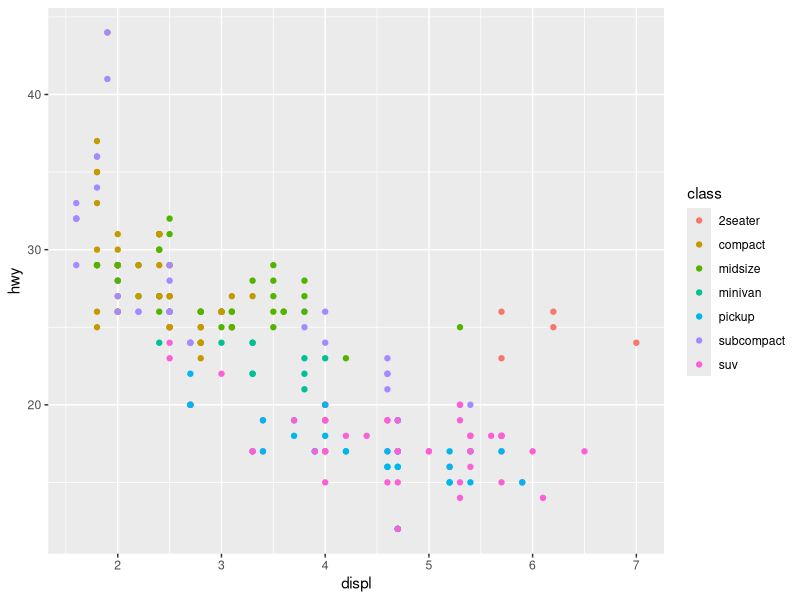
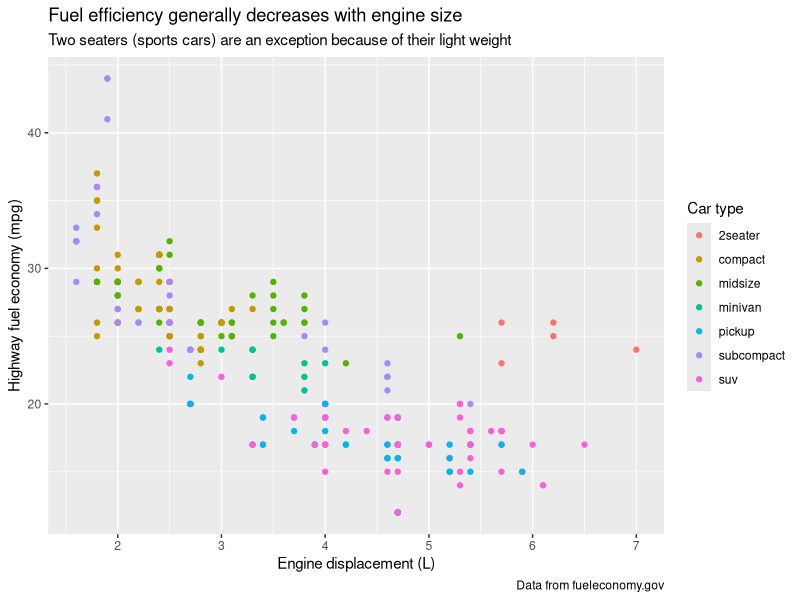
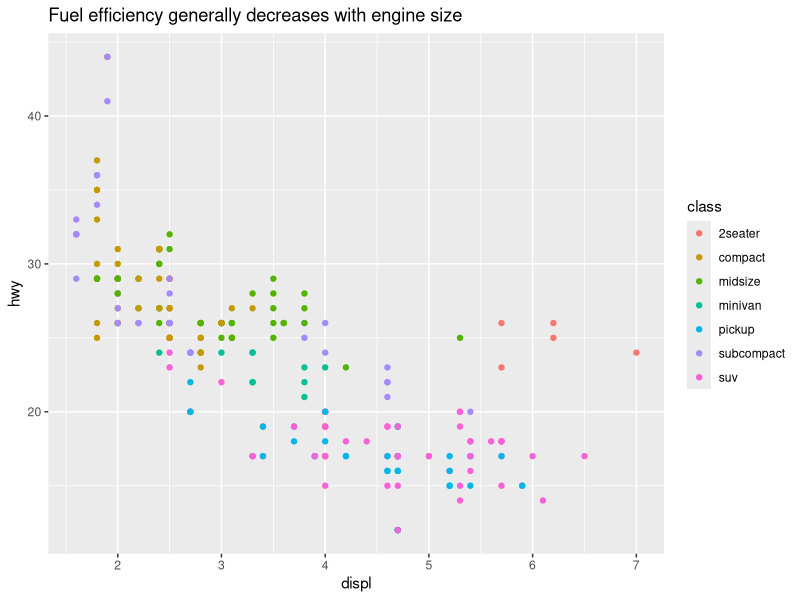
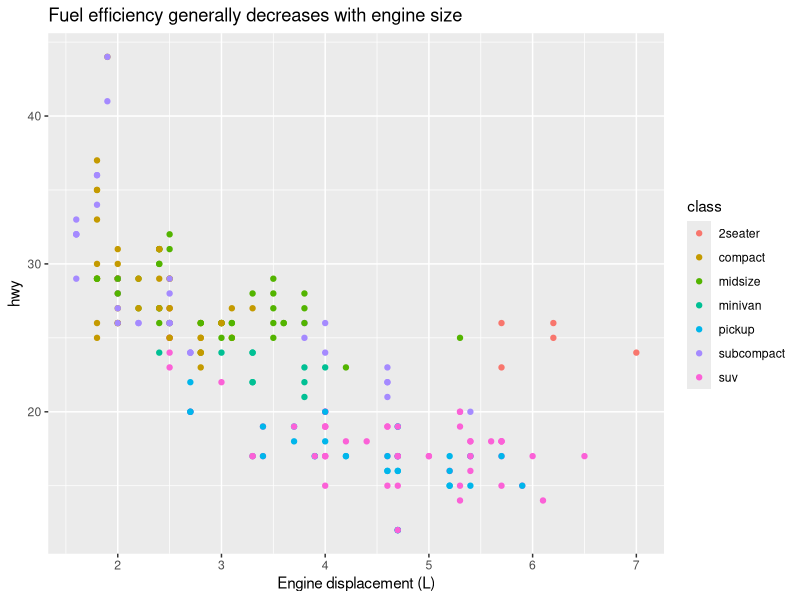
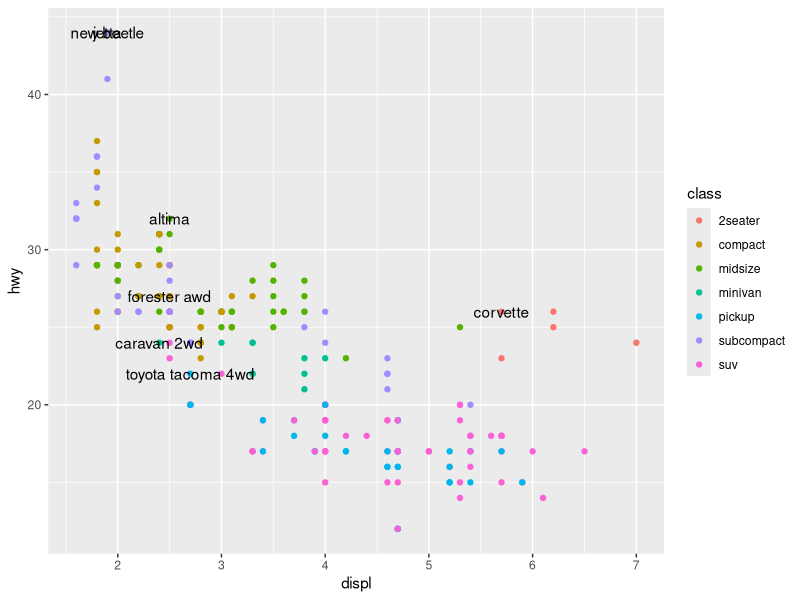
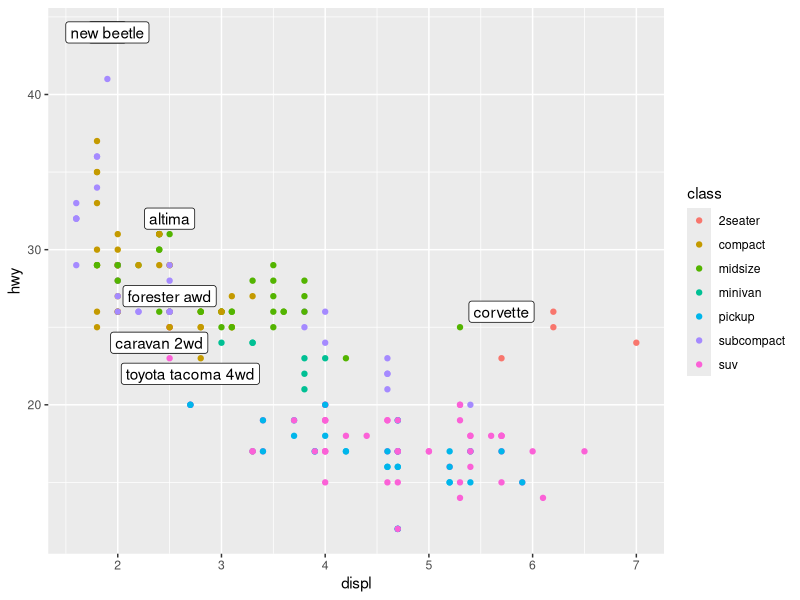
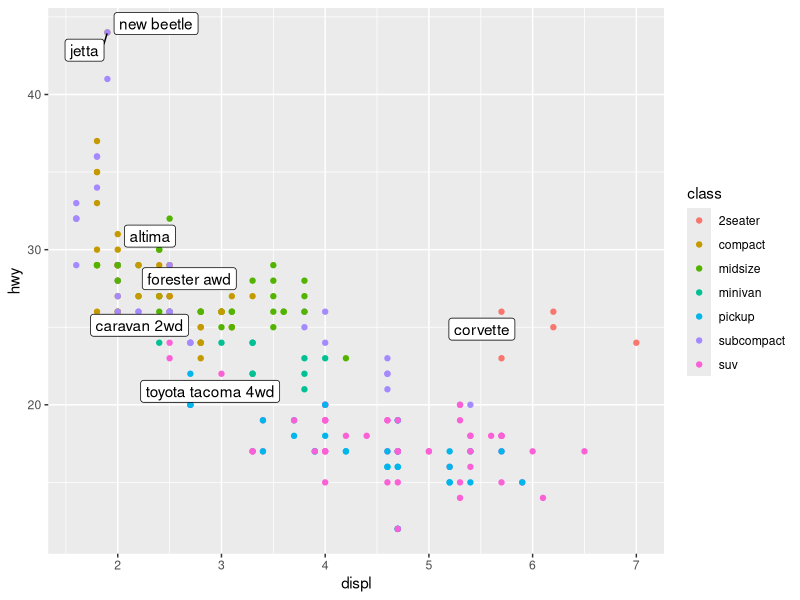
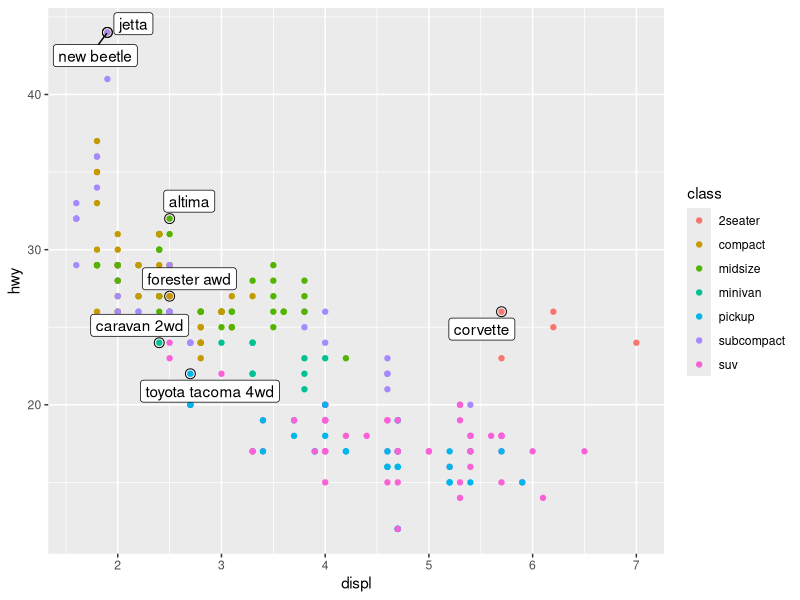

Here is the R script that generated these plots, in order:
# class 4/21/20

# slides: plots ---------------------
library(tidyverse)

ggplot(mpg, aes(displ, hwy)) + geom_point(aes(color = class))

ggplot(mpg, aes(displ, hwy)) + geom_point(aes(color = class)) +
  labs(title = "Fuel efficiency generally decreases with engine size",
       subtitle = "Two seaters (sports cars) are an exception because of their light weight",
       caption = "Data from fueleconomy.gov",
       x = "Engine displacement (L)", y = "Highway fuel economy (mpg)",
       colour = "Car type")


ggplot(mpg, aes(displ, hwy)) + geom_point(aes(color = class)) +
  ggtitle("Fuel efficiency generally decreases with engine size")

ggplot(mpg, aes(displ, hwy)) + geom_point(aes(color = class)) +
  ggtitle("Fuel efficiency generally decreases with engine size") +
  xlab("Engine displacement (L)")


best_in_class <- mpg %>% group_by(class) %>%
  dplyr::filter(row_number(desc(hwy)) == 1)

ggplot(mpg, aes(displ, hwy)) +  geom_point(aes(colour = class)) +
  geom_text(data = best_in_class, aes(label = model))

ggplot(mpg, aes(displ, hwy)) +  geom_point(aes(colour = class)) +
  geom_label(data = best_in_class, aes(label = model))

library(ggrepel)


ggplot(mpg, aes(displ, hwy)) +  geom_point(aes(colour = class)) +
  geom_label_repel(data = best_in_class, aes(label = model))

ggplot(mpg, aes(displ, hwy)) +
  geom_point(aes(colour = class)) +
  geom_point(data = best_in_class, size = 3, shape = 1) +
  ggrepel::geom_label_repel(data = best_in_class, aes(label = model))

p <- ggplot(mpg, aes(displ, hwy)) +
  geom_point(data = dplyr::filter(mpg, manufacturer == "subaru"), colour = "orange", size = 3) +
  geom_point() 
p

p1 <- ggplot(mpg, aes(x = displ, y = hwy, colour = cyl)) +
  geom_point()
p1

p1 + scale_colour_continuous()
p1 + scale_colour_continuous("name")
p1 + scale_colour_continuous(type = "viridis")


p2 <- ggplot(mpg, aes(x = displ, y = hwy, colour = factor(cyl))) +
  geom_point()
p2
p2 + scale_colour_discrete("cyl")

p2 + scale_colour_manual("cyl", values = c("magenta", "mediumaquamarine", "orange", "orangered"))

ggplot(mpg, aes(x = displ, y = hwy, colour = factor(cyl),  shape = factor(cyl))) +
  geom_point()

library(RColorBrewer)
display.brewer.all()

p2
p2 + scale_colour_brewer()
p2 + scale_colour_brewer(palette = "Set1")
p2 + scale_colour_brewer(palette = "Dark2")

library(ggthemes)
p2 + theme_economist() + scale_colour_economist() 
p2 + theme_bw()


p2 + 
  theme_economist() + 
  scale_colour_economist() +
  theme(panel.background = element_rect(fill = "white"), 
        panel.grid.major.y = element_line("black"),
        legend.position = "bottom",
        legend.title = element_blank()) 

?ggsave
